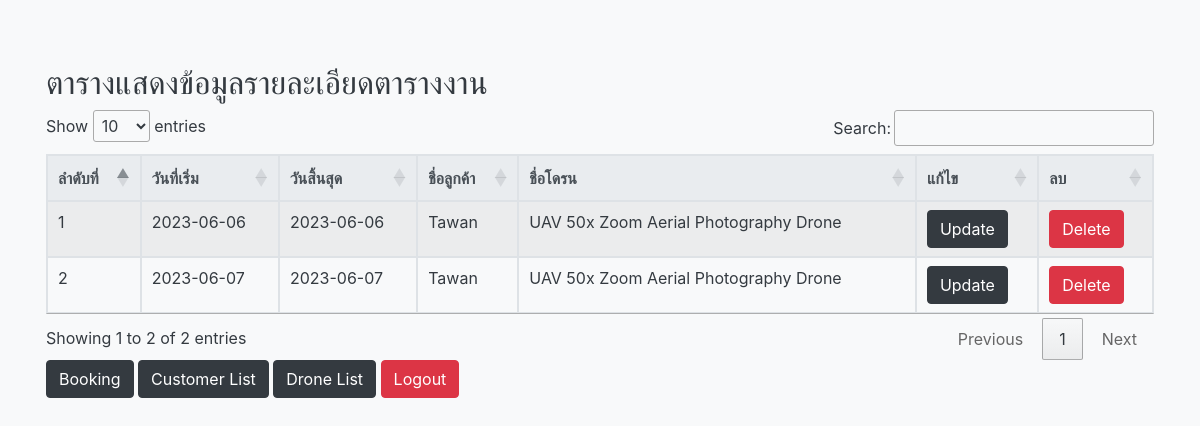
/booking.php (signed in), run on the app's committed database.
### tables this page shows
CREATE TABLE `bookings` (
  `id` int(11) NOT NULL,
  `booking_date` date DEFAULT NULL,
  `booking_time` date DEFAULT NULL,
  `customer_id` int(10) DEFAULT NULL,
  `drone_id` int(11) DEFAULT NULL,
  `des` varchar(200) NOT NULL
);

CREATE TABLE `customer` (
  `customer_id` int(10) NOT NULL,
  `customer_name` varchar(50) NOT NULL,
  `phone` int(10) NOT NULL,
  `address` varchar(50) NOT NULL,
  `comment` varchar(200) NOT NULL
);

CREATE TABLE `drones` (
  `drone_id` int(11) NOT NULL,
  `drone_name` varchar(50) DEFAULT NULL
);

### booking.php (the view, shortened to what this page needs)
<?php
include('connectdb.php');
?>
<!DOCTYPE html>
<html>
<head>
    <link rel="stylesheet" href="https://stackpath.bootstrapcdn.com/bootstrap/4.3.1/css/bootstrap.min.css">
    <link rel="stylesheet" href="https://cdn.datatables.net/1.11.4/css/jquery.dataTables.min.css">
</head>
<body class="bg-light">
    <div class="container mt-5 p-3 text-dark">
        <h2 class="text-dark">ตารางแสดงข้อมูลรายละเอียดตารางงาน</h2>
        <div class="table-responsive">
            <table id="bookingTable" class="table table-striped table-bordered text-dark">
                <thead class="thead-light">
                    <tr>
                        <th>ลำดับที่</th>
                        <th>วันที่เริ่ม</th>
                        <th>วันสิ้นสุด</th>
                        <th>ชื่อลูกค้า</th>
                        <th>ชื่อโดรน</th>
                        <th>แก้ไข</th>
                        <th>ลบ</th>
                    </tr>
                </thead>
                <tbody>
                    <?php
                    $i = 1;
                    $sql = "SELECT *
                    FROM bookings
                    INNER JOIN customer ON bookings.customer_id = customer.customer_id
                    INNER JOIN drones ON bookings.drone_id = drones.drone_id;
                    ";
                    $result = $connection->query($sql);
                    while ($row = $result->fetch_assoc()) {
                        echo "<tr>";
                        echo "<td>" . $i++ . "</td>";
                        echo "<td>" . $row['booking_date'] . "</td>";
                        echo "<td>" . $row['booking_time'] . "</td>";
                        echo "<td>" . $row['customer_name'] . "</td>";
                        echo "<td>" . $row['drone_name'] . "</td>";
                        echo "<td>
    <a class='btn btn-dark'  href='updategooking.php?id=" . $row['id'] . "'>Update</a>
</td>";
                        echo "<td><a class='btn btn-danger' href='deletebooking.php?id=" . $row['id'] . "'>Delete</a></td>";
                        echo "</tr>";
                    }
                    ?>
                </tbody>
            </table>
        </div>
        <button type="button" class="btn btn-dark" data-toggle="modal" data-target="#bookingModal">
            Booking
        </button>
        <a  class="btn btn-dark" href="customer.php">Customer List</a>
        <a  class="btn btn-dark" href="drone.php">Drone List</a>
        <a  class="btn btn-danger" href="logout.php">Logout</a>
    </div>
</body>
</html>

### data on the page
bookings: booking_date "2023-06-06", booking_time "2023-06-06", customer.customer_name "Tawan", drone.drone_name "UAV 50x Zoom Aerial Photography Drone"
bookings: booking_date "2023-06-07", booking_time "2023-06-07", customer.customer_name "Tawan", drone.drone_name "UAV 50x Zoom Aerial Photography Drone"
